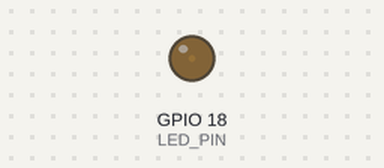
A sketch run on a simulated ESP32. Shown: output pins drawn as LEDs (lit = HIGH).

Above: at 0.05 s.
At 1.15 s:
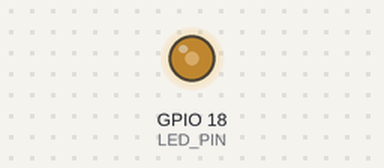
At 2.3 s:
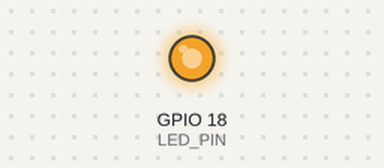
At 4.6 s:
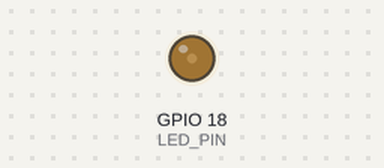
Timing chart, 0 to 6.7 s (numbered marks = the images above):
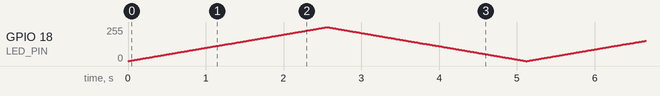

The sketch:

01_LED_CONTROL.ino
```cpp
#define LED_PIN 18

void setup() {
  ledcAttach(LED_PIN, 5000, 8);  // pin, freq, resolution
}

void loop() {
  for (int duty = 0; duty <= 255; duty++) {
    ledcWrite(LED_PIN, duty);
    delay(10);
  }

  for (int duty = 255; duty >= 0; duty--) {
    ledcWrite(LED_PIN, duty);
    delay(10);
  }
}
```
